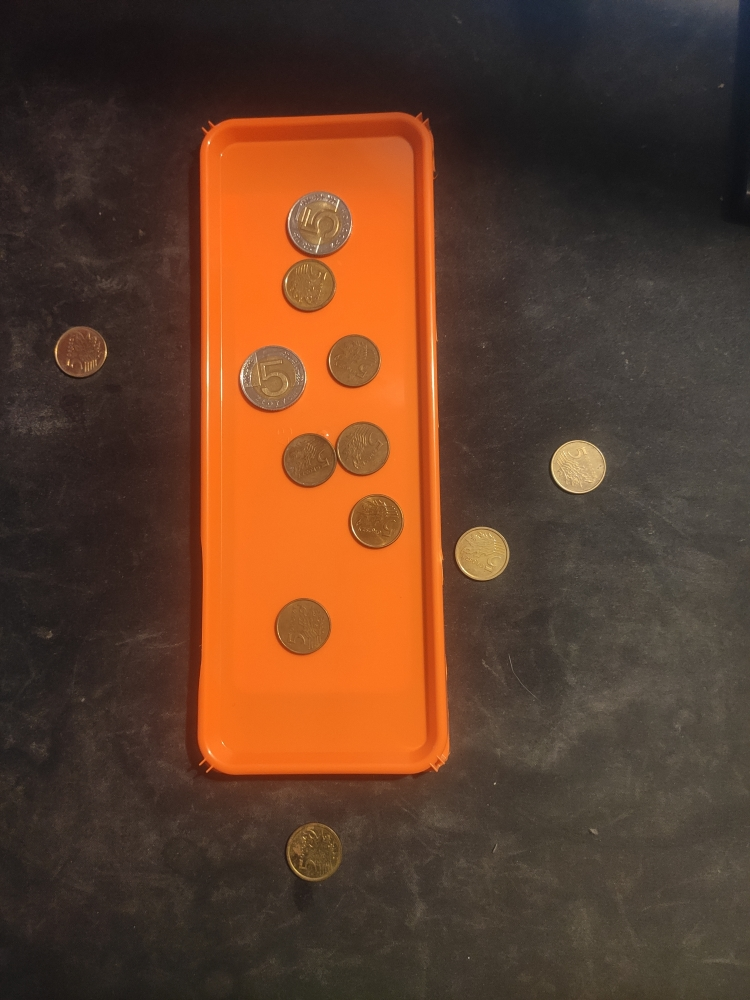
#> input picture Projekt_2/tray3.jpg, 750 x 1000 px
$ python TransformacjaHougha.py
#> lines starting #> are read from the running program, lines starting #| are printed output that depends on the picture; after the words box and inside, x2 and y2 are one past the last pixel; in counts of white or black regions, pixels touching at a corner belong together
import cv2 as cv
import numpy as np

def imshow(title, image):
    cv.imshow(title,image)
    k = cv.waitKey(0)#0 infinity waiting time
    if k == ord("s"):
        cv.imwrite(f"00_{title}_saved.jpg", image)
    cv.destroyAllWindows()
    return

#im= cv.imread('tray8.jpg')
im= cv.imread('tray3.jpg')
#> im is the input picture: shape (1000, 750, 3); mean B, G, R 42.5, 62.6, 96.3
#im= cv.imread('tray7.jpg')
assert im is not None, "file could not be read, check with os.path.exists()"
imgray = cv.cvtColor(im, cv.COLOR_BGR2GRAY)

_, thresh = cv.threshold(imgray, 127, 255, cv.THRESH_BINARY)
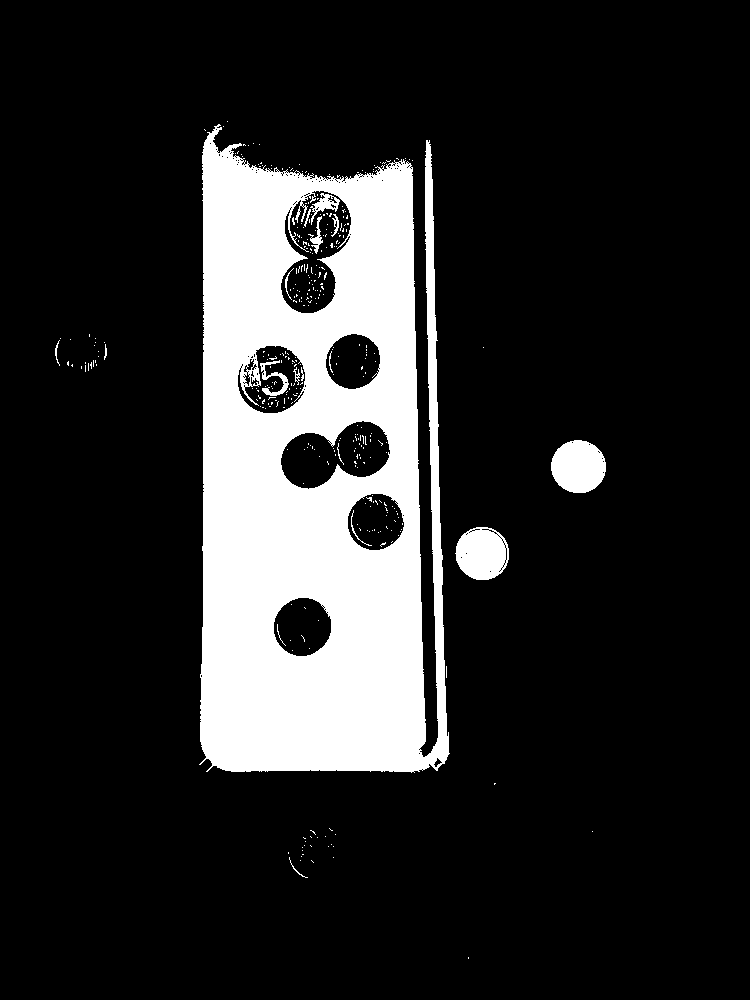
#> thresh: shape (1000, 750); 16.3% white; 355 white regions (337 under 20 px), largest, box (x1, y1, x2, y2) and area: (199, 124, 450, 773) 115278, (551, 440, 606, 493) 2281, (455, 527, 509, 580) 2183

im_hsv = cv.cvtColor(im, cv.COLOR_BGR2HSV)
#> im_hsv: shape (1000, 750, 3); mean H, S, V 22.1, 101, 96.7
lower_orange = np.array([7, 160, 180])
upper_orange = np.array([25, 255, 255])
mask = cv.inRange(im_hsv, lower_orange, upper_orange)
#> mask: shape (1000, 750); 17.4% white; 18 white regions (17 under 20 px)

masked_image = cv.bitwise_and(im, im, mask=mask)
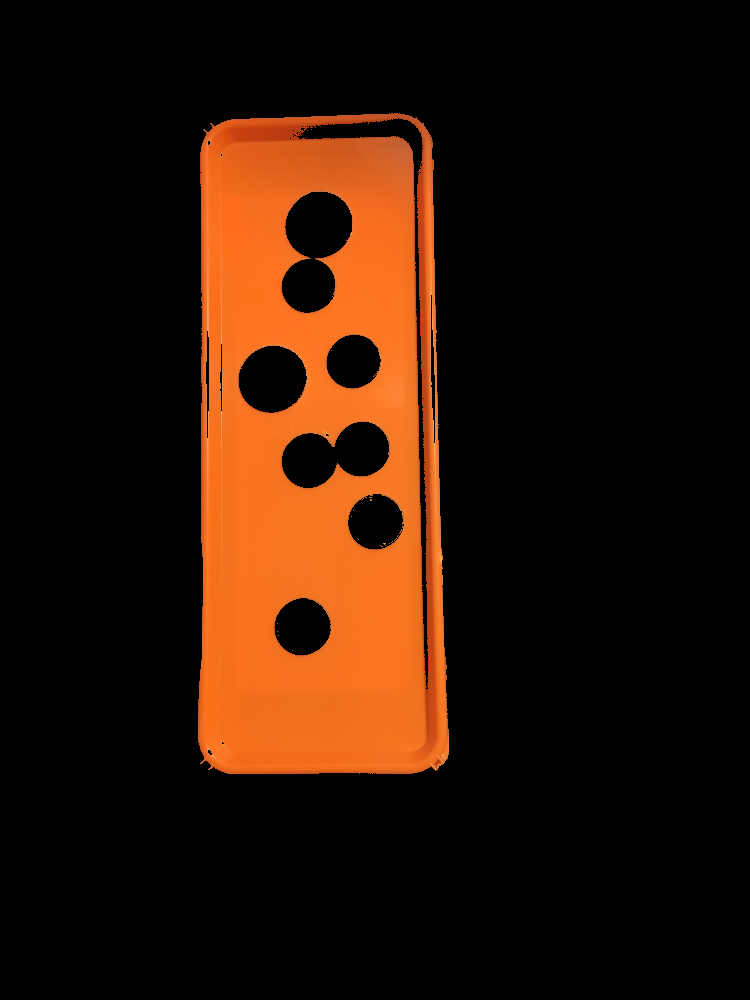
#> masked_image: shape (1000, 750, 3); mean B, G, R 5.7, 19.2, 41.7

contours, _ = cv.findContours(mask, cv.RETR_EXTERNAL, cv.CHAIN_APPROX_SIMPLE)
#> contours = 1 contour; box (x1, y1, x2, y2) and area: (198, 113, 449, 774) 155040
cv.drawContours(im, contours, -1, (255,0, 255), 3)
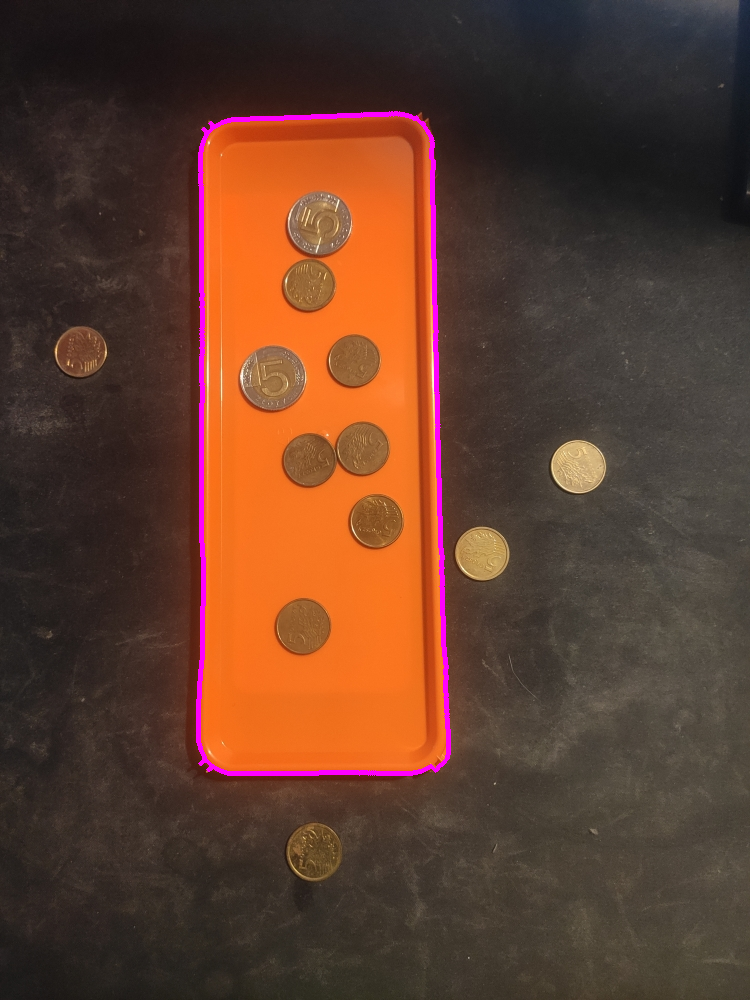
#> im: shape (1000, 750, 3); 1.16% of pixels changed, all inside (x1, y1, x2, y2) = (196, 111, 451, 776)

total_area = sum(cv.contourArea(c) for c in contours)
#> total_area = 155040
print("Pole powierzchni tacki: ", total_area)
#| Pole powierzchni tacki:  155040.0

img = cv.medianBlur(imgray,5)
cimg = cv.cvtColor(img,cv.COLOR_GRAY2BGR)

circles = cv.HoughCircles(img,method = cv.HOUGH_GRADIENT,dp = 1,minDist = 20,param1=150,param2=30,minRadius=0,maxRadius=100)
#> circles = [[271.5, 378.5, 33.8], [308.5, 460.5, 27.7], [374.5, 521.5, 27.7], [481.5, 553.5, 26.3], [353.5, 360.5, 26.3], [314.5, 852.5, 28], [362.5, 449.5, 28], [80.5, 350.5, 25.7], [317.5, 223.5, 33.6], [301.5, 625.5, 29.1], [578.5, 465.5, 26.8], [306.5, 286.5, 26.1]]

circles = np.uint16(np.around(circles))
#> circles = [[272, 378, 34], [308, 460, 28], [374, 522, 28], [482, 554, 26], [354, 360, 26], [314, 852, 28], [362, 450, 28], [80, 350, 26], [318, 224, 34], [302, 626, 29], [578, 466, 27], [306, 286, 26]]

for i in circles[0,:]:
    cv.circle(cimg,(i[0],i[1]),i[2],(0,255,0),2)
    cv.circle(cimg,(i[0],i[1]),2,(0,0,255),3)
#> this loop made 12 passes
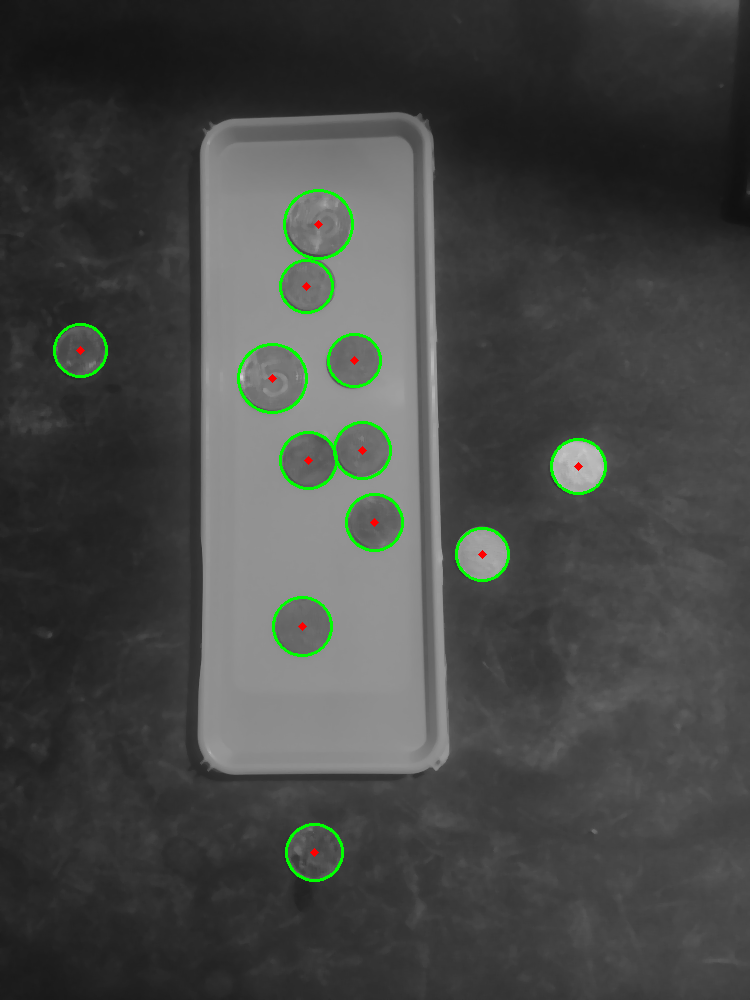
#> cimg: shape (1000, 750, 3); mean B, G, R 69, 71.2, 69.2
cv.imshow('Znalezione kola',cimg)
cv.waitKey(0)
cv.destroyAllWindows()

duzeMonetyNaTacy=0
maleMonetyNaTacy=0
duzeMonetyPozaTaca=0
maleMonetyPozaTaca=0

tray_contour = max(contours, key=cv.contourArea)
#> tray_contour = contour of 306 points, box (x1, y1, x2, y2) (198, 113, 449, 774), area 155040
imgray_bgr = cv.cvtColor(imgray, cv.COLOR_GRAY2BGR)
cv.drawContours(imgray_bgr, [tray_contour], -1, (255,0,255), 3)
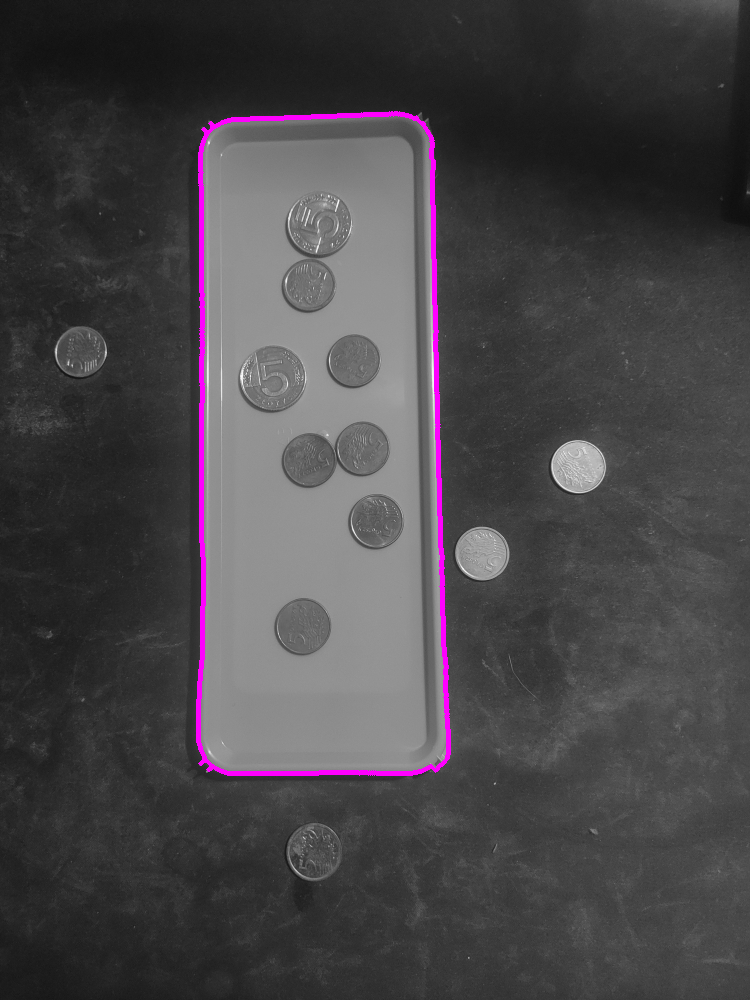
#> imgray_bgr: shape (1000, 750, 3); mean B, G, R 72.1, 69.1, 72.1
imshow('Ostateczny kontur tacy', imgray_bgr)
#> (key Esc is pressed here)

for i in circles[0,:]:
    x, y, r = int(i[0]), int(i[1]), int(i[2])
    #print(r)

    if cv.pointPolygonTest(tray_contour, (x,y), measureDist=False) == 1:
        kolor_monety = (0,255,0)
        if r > 32:
            duzeMonetyNaTacy+=1
        else:
            maleMonetyNaTacy+=1
    else:
        kolor_monety = (255, 0, 0)
        if r > 32:
            duzeMonetyPozaTaca+=1
        else:
            maleMonetyPozaTaca+=1
    cv.circle(cimg,(x,y), r,kolor_monety,2)
    cv.circle(cimg,(x,y),2,(0,0,255),3)
#> this loop made 12 passes
#> (x, y, r, kolor_monety, duzeMonetyNaTacy) on passes 1, 9: (272, 378, 34, (0, 255, 0), 1), (318, 224, 34, (0, 255, 0), 2)
#> (x, y, r, kolor_monety) on passes 2 to 7: (308, 460, 28, (0, 255, 0)), (374, 522, 28, (0, 255, 0)), (482, 554, 26, (255, 0, 0)), (354, 360, 26, (0, 255, 0)), (314, 852, 28, (255, 0, 0)), (362, 450, 28, (0, 255, 0))
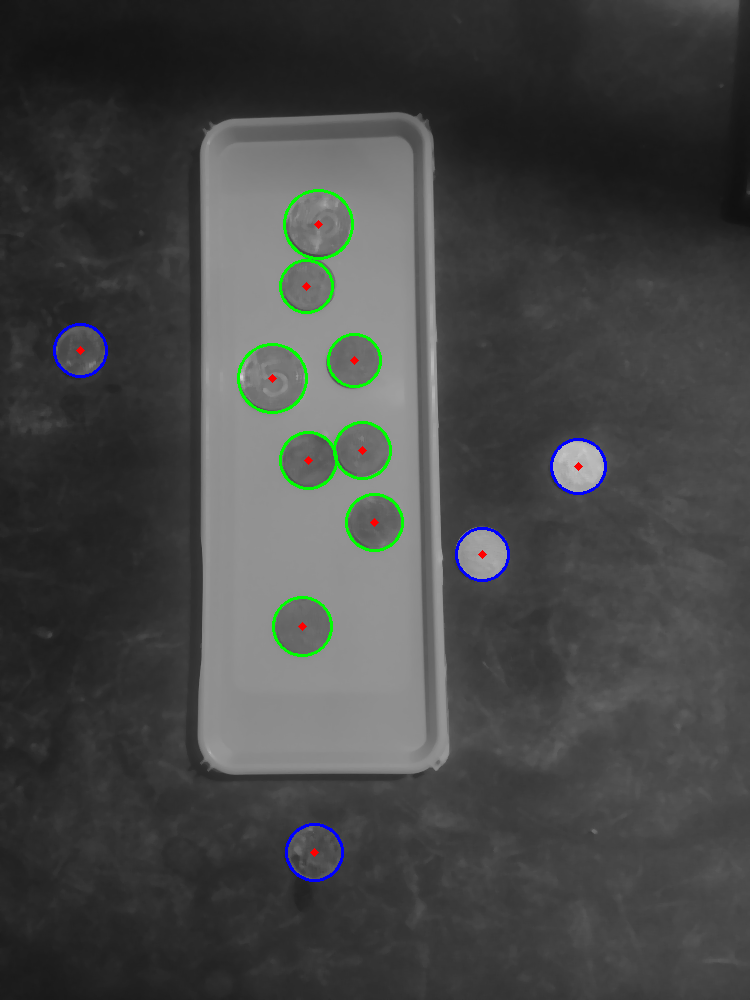
#> cimg: shape (1000, 750, 3); 0.27% of pixels changed, all inside (x1, y1, x2, y2) = (53, 323, 607, 882)
#> after the loop, duzeMonetyNaTacy = 2; duzeMonetyPozaTaca = 0; maleMonetyNaTacy = 6; maleMonetyPozaTaca = 4

print("duze monety na tacy", duzeMonetyNaTacy)
#| duze monety na tacy 2
print("male monety na tacy", maleMonetyNaTacy)
#| male monety na tacy 6
print("duze monety poza taca",duzeMonetyPozaTaca)
#| duze monety poza taca 0
print("male monety poza taca", maleMonetyPozaTaca)
#| male monety poza taca 4

cv.imshow('Rozroznione monety',cimg)
cv.waitKey(0)
cv.destroyAllWindows()

$ run again, with Projekt_2/tray8.jpg copied over Projekt_2/tray3.jpg
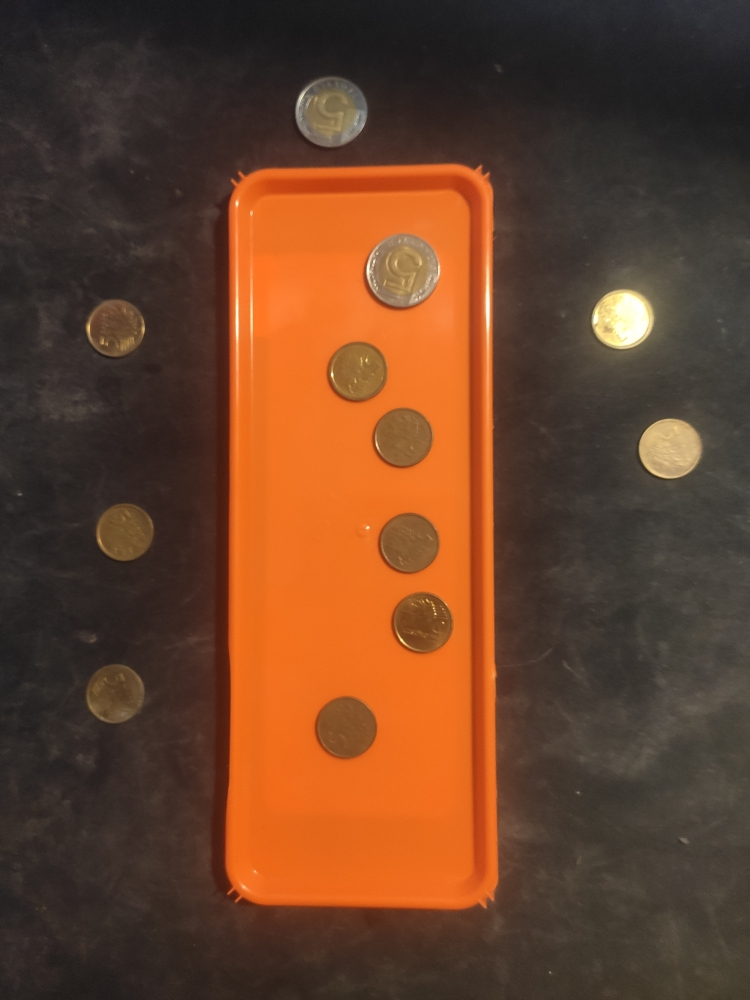
#> input picture Projekt_2/tray8.jpg, 750 x 1000 px
#> im is the input picture: shape (1000, 750, 3); mean B, G, R 42.2, 65.8, 104.6
#> `_, thresh = cv.threshold(imgray, 127, 255, cv.THRESH_BINARY)`:
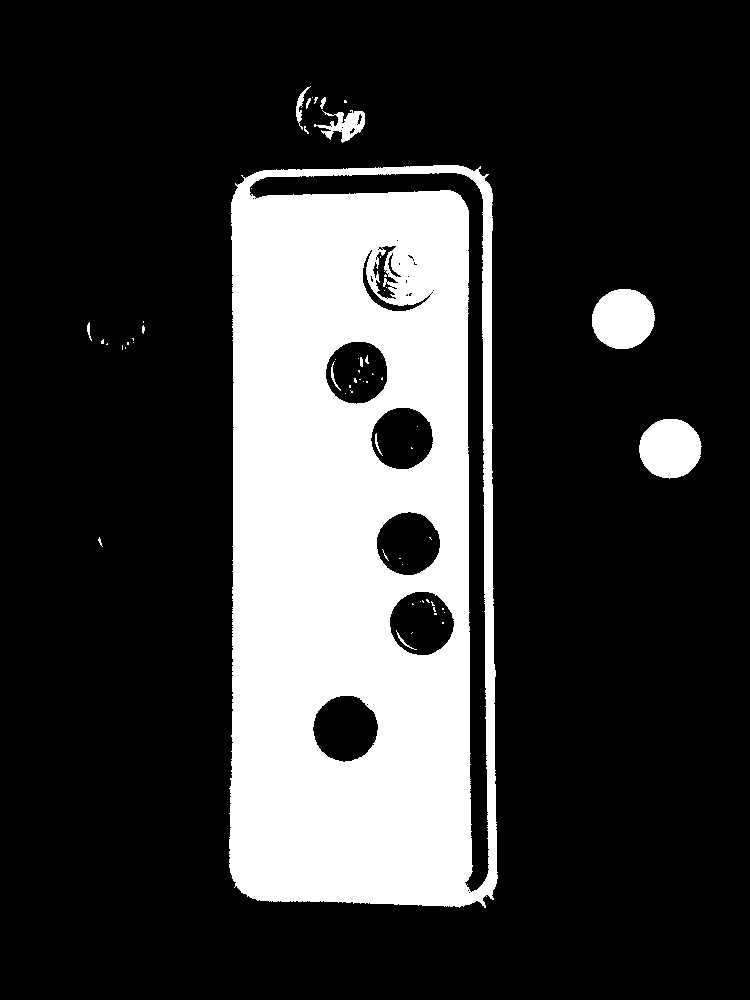
#> thresh: shape (1000, 750); 22.4% white; 61 white regions (47 under 20 px), largest, box (x1, y1, x2, y2) and area: (229, 165, 498, 908) 160520, (592, 289, 655, 349) 2988, (639, 419, 702, 479) 2924
#> im_hsv: shape (1000, 750, 3); mean H, S, V 20.8, 105, 104.7
#> mask: shape (1000, 750); 22.8% white; 8 white regions (7 under 20 px)
#> contours = 1 contour; box (x1, y1, x2, y2) and area: (226, 164, 498, 909) 193565
#> im: shape (1000, 750, 3); 1.32% of pixels changed, all inside (x1, y1, x2, y2) = (224, 162, 500, 911)
#> total_area = 193565
#| Pole powierzchni tacki:  193565.0
#> `circles = cv.HoughCircles(img,method = cv.HOUGH_GRADIENT,dp = 1,minDis..`: circles = [[331.5, 111.5, 35.8], [421.5, 623.5, 30.8], [408.5, 543.5, 30.6], [669.5, 448.5, 30.7], [356.5, 371.5, 30.3], [402.5, 437.5, 30.4], [114.5, 693.5, 29.1], [124.5, 532.5, 28.8], [344.5, 728.5, 31.5], [398.5, 275.5, 35], [114.5, 326.5, 29], [623.5, 319.5, 30.8]]
#> `circles = np.uint16(np.around(circles))`: circles = [[332, 112, 36], [422, 624, 31], [408, 544, 31], [670, 448, 31], [356, 372, 30], [402, 438, 30], [114, 694, 29], [124, 532, 29], [344, 728, 32], [398, 276, 35], [114, 326, 29], [624, 320, 31]]
#> the loop `for i in circles[0,:]:` made 12 passes
#> tray_contour = contour of 343 points, box (x1, y1, x2, y2) (226, 164, 498, 909), area 193565
#> the loop `for i in circles[0,:]:` made 12 passes
#> (x, y, r, kolor_monety, duzeMonetyPozaTaca) on pass 1: (332, 112, 36, (255, 0, 0), 1)
#> after the loop `for i in circles[0,:]:`:
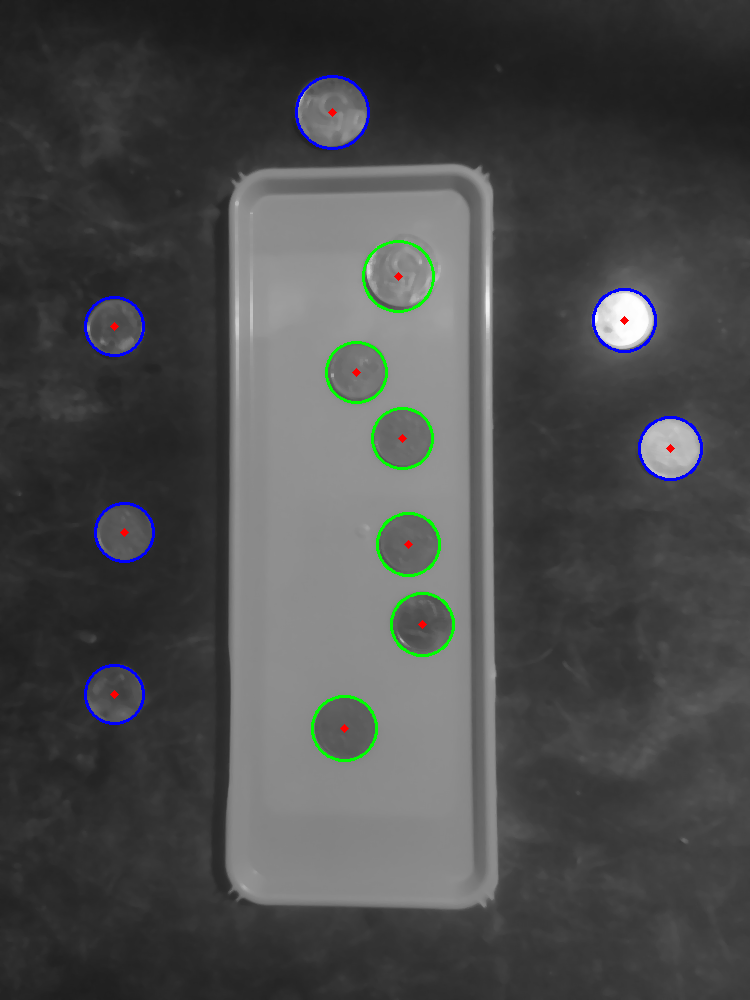
#> cimg: shape (1000, 750, 3); mean B, G, R 74.7, 74.8, 73.7
#> after the loop `for i in circles[0,:]:`: duzeMonetyNaTacy = 1; maleMonetyNaTacy = 5
#| duze monety na tacy 1
#| male monety na tacy 5
#| duze monety poza taca 1
#| male monety poza taca 5
